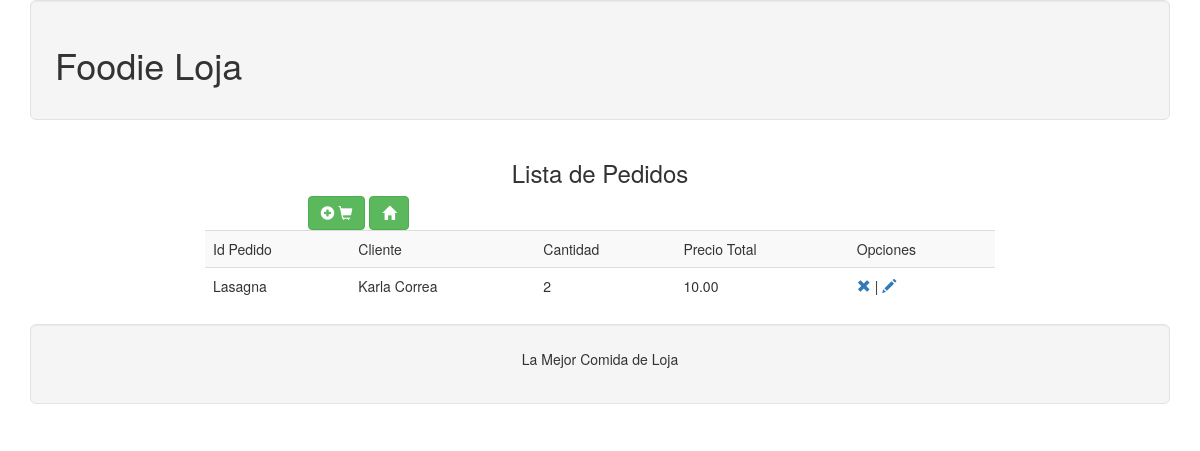
Page /listar/listarPed/ on the committed database.
### appfoodie/models.py (models this page shows, shortened)
class Pedido(models.Model):
	idPed = models.ForeignKey(Producto,on_delete=models.CASCADE, default="")
	Cliente = models.CharField(max_length=30,blank=True)
	Cantidad = models.IntegerField()
	PrecioTotal = models.DecimalField(max_digits=5, decimal_places=2)

class Producto(models.Model):
	idPro = models.ForeignKey(Restaurante,on_delete=models.CASCADE,default="")
	Nombre = models.CharField(max_length=30,blank=True)
	Precio = models.DecimalField(max_digits=5, decimal_places=2)
	Descripcion = models.CharField(max_length=150,blank=True)
	Imagen=models.ImageField(upload_to='static',blank=True)
	def __str__(self):
		return self.Nombre

### appfoodie/views.py (the view)
# urls.py: url(r'^listar/listarPed/$', 'appfoodie.views.listarPed'),
def listarPed(request):
	pedidos=Pedido.objects.all()
	context={
		'pedidos':pedidos,
	}
	return render(request,"listarPed.html",context)

### template/listarPed.html
{%extends "master.html"%}
{%block contenido%}
<h3 align="center">Lista de Pedidos</h3>
<div class="row">
	<div class="col-md-6 col-md-offset-3">
		<button onClick="location.href = 'crearPed'" type="button" class="btn btn-success" aria-label="Left Align">
			<span class="glyphicon glyphicon-plus-sign" aria-hidden="true"></span>
			<span class="glyphicon glyphicon-shopping-cart" aria-hidden="true"></span>
		</button>
		<button onClick="location.href = '../'" type="button" class="btn btn-success" aria-label="Left Align">
			<span class="glyphicon glyphicon-home" aria-hidden="true"></span>
		</button>
	</div>
</div>
<div class="row">
	<div class="col-md-8 col-md-offset-2">
		<table class="table table-striped">
			<tr>
			<td>Id Pedido</td>
			<td>Cliente</td>
			<td>Cantidad</td>
			<td>Precio Total</td>
			<td>Opciones</td>
		</tr>
		{%for c in pedidos%}
		<tr>
			<td>{{c.idPed}}</td>
			<td>{{c.Cliente}}</td>
			<td>{{c.Cantidad}}</td>
			<td>{{c.PrecioTotal}}</td>
			<td><a href="eliminarPed?id={{c.id}}"><span class="glyphicon glyphicon-remove" ari-hidden="true"></span></a> | <a href="modificarPed?id={{c.id}}"><span class="glyphicon glyphicon-pencil" ari-hidden="true"></span></a></span></a></td>
		</tr>
				{%endfor%}
		</table>
	</div>
</div>
{%endblock%}

### rows in the picture
Pedido: idPed "Lasagna", Cliente "Karla Correa", Cantidad "2", PrecioTotal "10.00"
